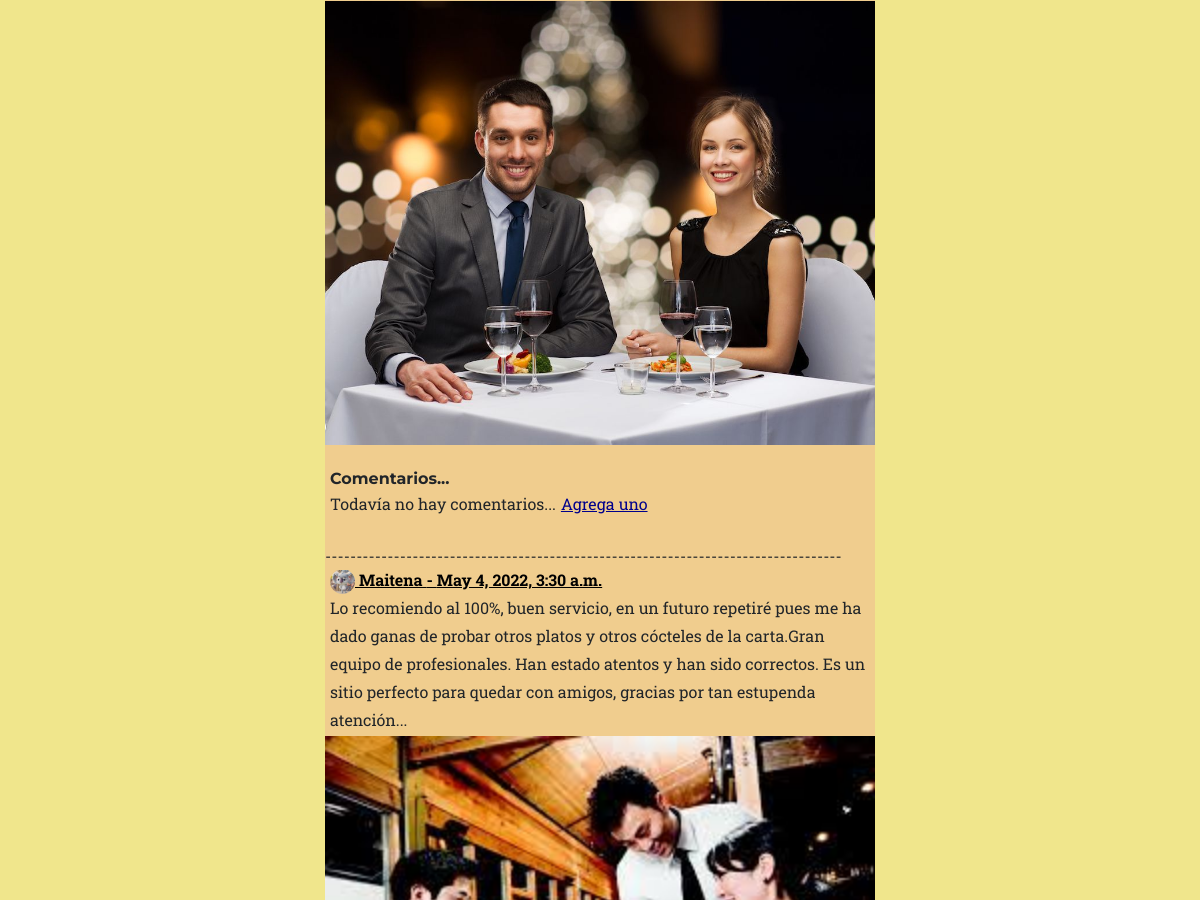
/AppRestaurante/comunidad (middle part), run on an earlier commit of the app's database.
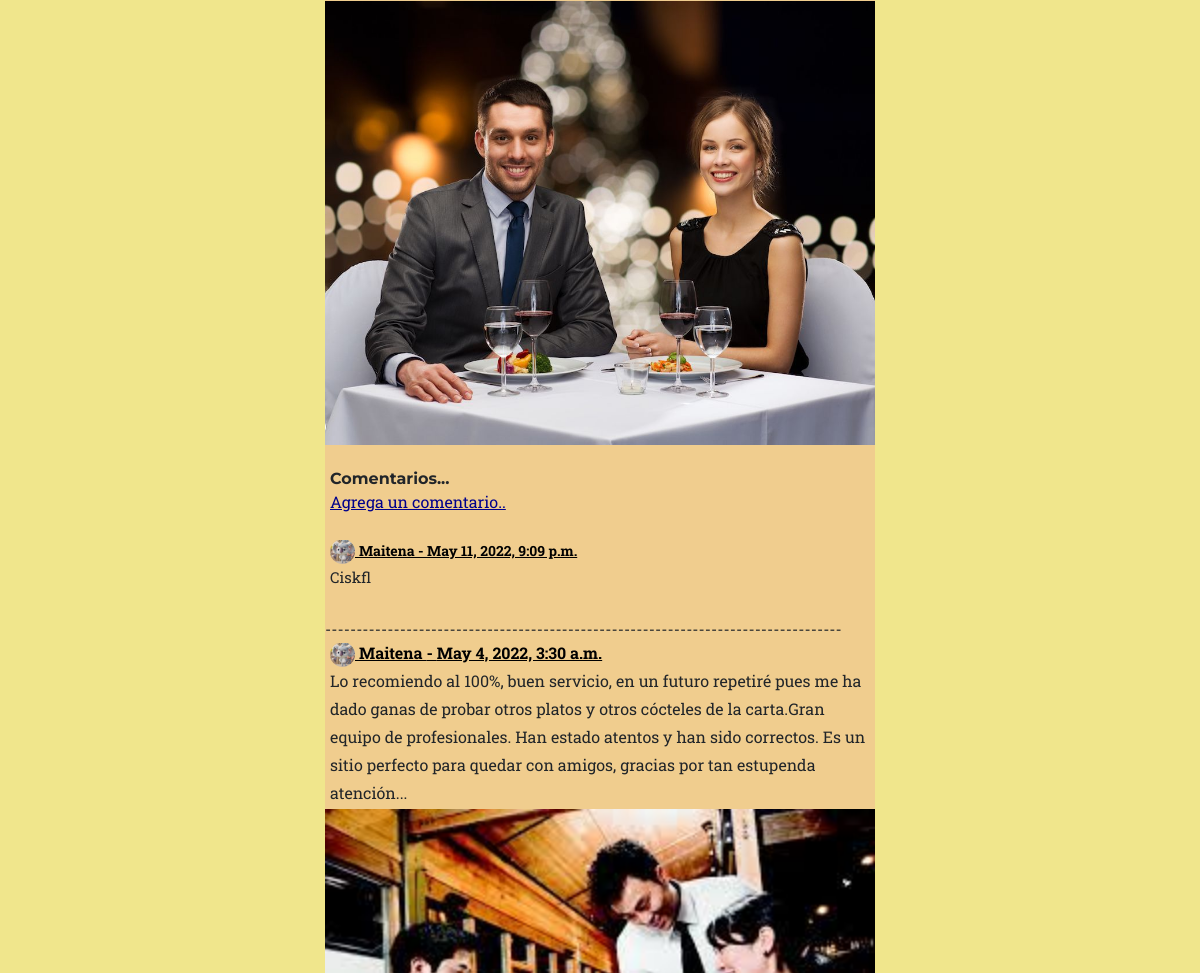
And on a later commit of the database.
### AppRestaurante/models.py (models this page shows)
class Post(models.Model):
    user = models.ForeignKey(User, on_delete=models.CASCADE, related_name="posts")
    fecha = models.DateTimeField(auto_now_add=True)
    contenido = models.TextField(max_length=255)
    imagen = models.ImageField(upload_to='posts', null=True, blank=True)

class User(AbstractUser):
    imagen = models.ImageField(upload_to='avatar', default='avatar/perfil.png', null=True, blank=True)

class Comentario(models.Model):
    post = models.ForeignKey(Post, on_delete=models.CASCADE, blank=True, null=True, related_name="comentarios")
    user = models.ForeignKey(User, on_delete=models.CASCADE, related_name="comentarios")
    fecha = models.DateTimeField(auto_now_add=True)
    contenido = models.TextField(max_length=255)

### AppRestaurante/views.py (the view)
# urls.py: path('comunidad', views.comunidad, name="Comunidad"),
def comunidad(request):
    posts = Post.objects.order_by('-fecha').all()
    if request.method == 'POST':
        miFormulario = PostFormulario(request.POST, request.FILES)
        if miFormulario.is_valid():
            if request.user.is_authenticated:
                user = User.objects.get(username = request.user)
                informacion = miFormulario.cleaned_data
                post = Post(user=user, contenido=informacion['contenido'], imagen=informacion['imagen'])
                post.save()
                return redirect('Comunidad')
            else:
                return redirect('Login')
    else:
        miFormulario = PostFormulario()
    return render(request, "comunidad.html", {"miFormulario": miFormulario, "posts": posts})

### AppRestaurante/Templates/comunidad.html (shortened to what this page needs)
{% extends 'padre.html' %}
{% load static %}
{% block contenidoQueCambia %}
<section class="contenido">
    <br>
    <br>
    {% for post in posts  %}
        <br>
        -----------------------------------------------------------------------------------
        <br>
        <a style="color: black;"href="{% url 'Perfil' post.user.id %}">
            <div class="avatar" style="background-image: url('{{post.user.imagen.url}}');"></div>
            <strong>
               {{post.user}} -
               {{post.fecha}} <br>
           </strong>
        </a>
        <p style="margin-left: 5px;">{{post.contenido}}</p>
        {% if post.imagen %}
            <img src="{{post.imagen.url}}", width="550px">
        {% endif %}
        <br><br>
        <h6>Comentarios...</h6>
        {% if not post.comentarios.all %}
            <p>Todavía no hay comentarios...<a class="link"; href="{% url 'Comentario' post.id %}">Agrega uno</a></p>
        {% else %}
        <a class="link" href="{% url 'Comentario' post.id %}">Agrega un comentario..</a>
        <br>
            {% for comentario in post.comentarios.all %}
                 <br>
                <a style="color: black; display: block;"href="{% url 'Perfil' comentario.user.id %}">
                    <div class="avatar" style="background-image: url('{{comentario.user.imagen.url}}');"></div>
                    <strong style="font-size: 14px;">
                        {{comentario.user}} -
                        {{comentario.fecha}}
                    </strong>
                 </a>
                <p style="font-size: 15px; margin-bottom: 0px;">{{comentario.contenido}}</p>
            {% endfor %}
        {% endif %}
    {% endfor %}
</section>
{% endblock contenidoQueCambia %}

What changed in the data, as far as the page shows it:
computed for Post (number 1 of 2 on the later page): text "Todavía no hay comentarios... Agrega uno" → "Agrega un comentario.."
added Comentario: user.imagen (picture), user "Maitena", fecha "May 11, 2022, 9:09 p.m.", contenido "Ciskfl", shown under Post (number 1 of 2 on the later page)
